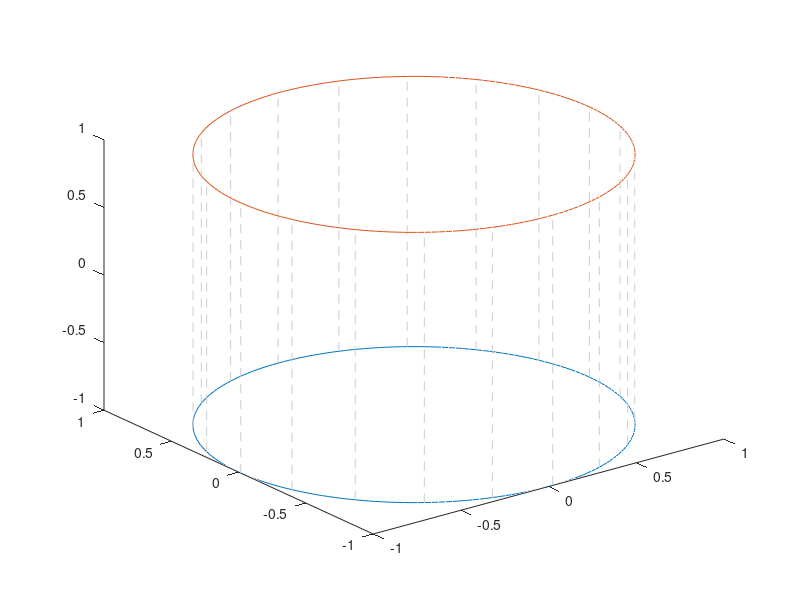

Source code (MATLAB):
function plotUnitCylinder(zlims)
if nargin==0
	% test example
	zlims = [-1,1];
end

theta = linspace(0,2*pi,200)';
x = cos(theta);
y = sin(theta);
o = ones(size(theta));

barsX = [x,x,nan(size(x))]; barsX = barsX(1:10:end,:)';
barsY = [y,y,nan(size(x))]; barsY = barsY(1:10:end,:)';
barsZ = [o*zlims(1),o*zlims(2),nan(size(x))]; barsZ = barsZ(1:10:end,:)';

plot3(x,y,o*zlims(1),...
	x,y,o*zlims(2),...
	barsX(:),barsY(:),barsZ(:),...
	'--','Color',[0.8,0.8,0.8])